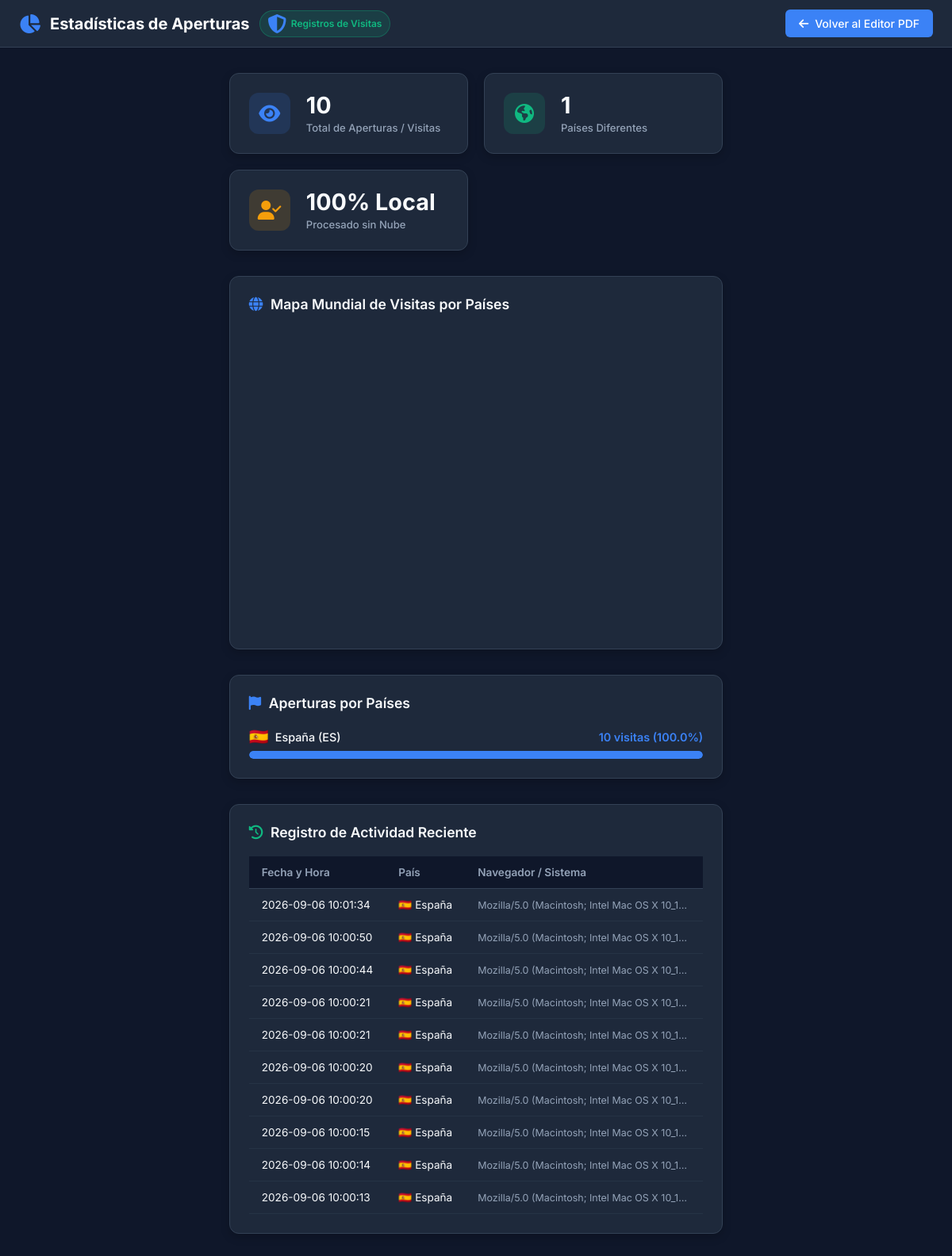
/stats, run on an earlier commit of the app's database.
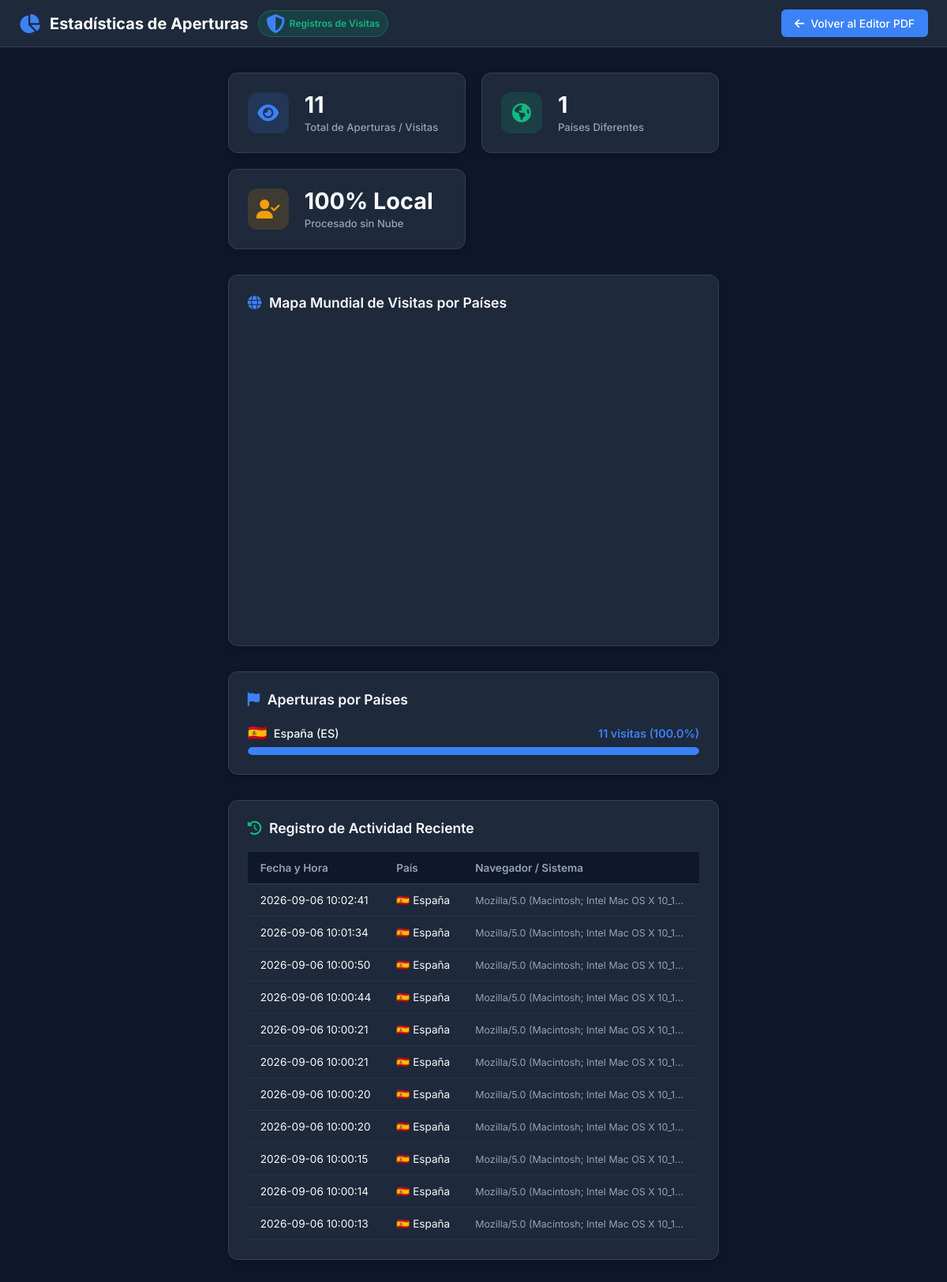
And on a later commit of the database.
### tables this page shows
CREATE TABLE visits (
            id INTEGER PRIMARY KEY AUTOINCREMENT,
            ip_address TEXT,
            country TEXT,
            country_code TEXT,
            user_agent TEXT,
            created_at DATETIME DEFAULT CURRENT_TIMESTAMP
        );

### app.py (the view)
@app.route('/estadisticas')
@app.route('/stats')
def stats():
    stats_data = get_full_stats()
    return render_template('stats.html', stats=stats_data)

### app.py (called while the page is built)
def country_code_to_flag(code):
    if not code or len(code) != 2:
        return '🌐'
    try:
        return chr(ord(code[0].upper()) + 127397) + chr(ord(code[1].upper()) + 127397)
    except Exception:
        return '🌐'

### templates/stats.html (shortened to what this page needs)
<!DOCTYPE html>
<html lang="es">
<head>
    <link rel="stylesheet" href="https://cdnjs.cloudflare.com/ajax/libs/font-awesome/6.5.1/css/all.min.css">
    <link rel="stylesheet" href="{{ url_for('static', filename='css/style.css') }}">
</head>
<body>
    <header class="app-header">
        <div class="logo-container">
            <i class="fas fa-chart-pie"></i>
            <span>Estadísticas de Aperturas</span>
            <span class="badge-local">
                <i class="fas fa-shield-alt"></i> Registros de Visitas
            </span>
        </div>
        <div class="header-actions">
            <a href="/" class="btn btn-primary" style="text-decoration: none;">
                <i class="fas fa-arrow-left"></i> Volver al Editor PDF
            </a>
        </div>
    </header>
    <div class="stats-container">
        <div class="stats-grid-kpi">
            <div class="kpi-card">
                <div class="kpi-icon">
                    <i class="fas fa-eye"></i>
                </div>
                <div>
                    <div class="kpi-value">{{ stats.total_visits }}</div>
                    <div class="kpi-label">Total de Aperturas / Visitas</div>
                </div>
            </div>
            <div class="kpi-card">
                <div class="kpi-icon" style="background-color: rgba(16, 185, 129, 0.15); color: var(--accent-success);">
                    <i class="fas fa-globe-americas"></i>
                </div>
                <div>
                    <div class="kpi-value">{{ stats.total_countries }}</div>
                    <div class="kpi-label">Países Diferentes</div>
                </div>
            </div>
            <div class="kpi-card">
                <div class="kpi-icon" style="background-color: rgba(245, 158, 11, 0.15); color: var(--accent-warning);">
                    <i class="fas fa-user-check"></i>
                </div>
                <div>
                    <div class="kpi-value">100% Local</div>
                    <div class="kpi-label">Procesado sin Nube</div>
                </div>
            </div>
        </div>
        <div class="stats-section">
            <div class="section-title">
                <i class="fas fa-globe" style="color: var(--accent-primary);"></i>
                Mapa Mundial de Visitas por Países
            </div>
            <div id="world-map-container" style="width: 100%; min-height: 380px; border-radius: 8px; overflow: hidden;"></div>
        </div>
        <div class="stats-section">
            <div class="section-title">
                <i class="fas fa-flag" style="color: var(--accent-primary);"></i>
                Aperturas por Países
            </div>
            {% if stats.by_country %}
            <div class="country-list">
                {% for item in stats.by_country %}
                <div class="country-item">
                    <div class="country-info">
                        <span class="country-name">
                            <span class="country-flag">{{ item.flag }}</span>
                            {{ item.country }} ({{ item.country_code }})
                        </span>
                        <span class="country-count">
                            {{ item.count }} visitas ({{ item.percentage }}%)
                        </span>
                    </div>
                    <div class="progress-bar-bg">
                        <div class="progress-bar-fill" style="width: {{ item.percentage }}%;"></div>
                    </div>
                </div>
                {% endfor %}
            </div>
            {% else %}
            <p style="color: var(--text-muted); font-size: 0.9rem;">No hay registros de países aún.</p>
            {% endif %}
        </div>
        <div class="stats-section">
            <div class="section-title">
                <i class="fas fa-history" style="color: var(--accent-success);"></i>
                Registro de Actividad Reciente
            </div>
            <div class="table-responsive">
                <table class="recent-table">
                    <thead>
                        <tr>
                            <th>Fecha y Hora</th>
                            <th>País</th>
                            <th>Navegador / Sistema</th>
                        </tr>
                    </thead>
                    <tbody>
                        {% if stats.recent_visits %}
                        {% for visit in stats.recent_visits %}
                        <tr>
                            <td>{{ visit.created_at }}</td>
                            <td>{{ visit.flag }} {{ visit.country }}</td>
                            <td style="color: var(--text-muted); font-size: 0.78rem; max-width: 300px; text-overflow: ellipsis; overflow: hidden; white-space: nowrap;">
                                {{ visit.user_agent }}
                            </td>
                        </tr>
                        {% endfor %}
                        {% else %}
                        <tr>
                            <td colspan="3" style="text-align: center; color: var(--text-muted);">No hay registros recientes.</td>
                        </tr>
                        {% endif %}
                    </tbody>
                </table>
            </div>
        </div>
    </div>
</body>
</html>

### static/css/style.css (style rules this page uses)
:root { --bg-main: #0f172a; --bg-card: #1e293b; --bg-sidebar: #1e293b; --border-color: #334155; --accent-primary: #3b82f6; --accent-primary-hover: #2563eb; --accent-success: #10b981; --accent-danger: #ef4444; --accent-warning: #f59e0b; --text-main: #f8fafc; --text-muted: #94a3b8; --canvas-shadow: 0 10px 25px -5px rgba(0, 0, 0, 0.5); }
* { box-sizing: border-box; margin: 0; padding: 0; }
body { font-family: 'Inter', system-ui, -apple-system, BlinkMacSystemFont, "Segoe UI", Roboto, sans-serif; background-color: var(--bg-main); color: var(--text-main); min-height: 100vh; display: flex; flex-direction: column; overflow-x: hidden; }
.app-header { position: sticky; top: 0; background-color: var(--bg-card); border-bottom: 1px solid var(--border-color); padding: 0.75rem 1.5rem; display: flex; justify-content: space-between; align-items: center; z-index: 100; width: 100%; }
.logo-container { display: flex; align-items: center; gap: 0.75rem; font-weight: 700; font-size: 1.25rem; color: #ffffff; }
.logo-container i { color: var(--accent-primary); font-size: 1.5rem; }
.badge-local { background-color: rgba(16, 185, 129, 0.15); color: var(--accent-success); border: 1px solid rgba(16, 185, 129, 0.3); padding: 0.25rem 0.6rem; border-radius: 20px; font-size: 0.75rem; font-weight: 600; display: flex; align-items: center; gap: 0.35rem; }
.header-actions { display: flex; align-items: center; gap: 0.75rem; }
.btn { display: inline-flex; align-items: center; justify-content: center; gap: 0.5rem; padding: 0.5rem 1rem; font-size: 0.875rem; font-weight: 500; border-radius: 6px; border: 1px solid transparent; cursor: pointer; transition: all 0.2s ease; color: var(--text-main); background-color: var(--bg-card); }
.btn-primary { background-color: var(--accent-primary); color: #ffffff; }

### templates/stats.html (style rules this page uses)
body { overflow-y: auto !important; }
.stats-container { max-width: 1100px; margin: 0 auto; padding: 2rem 1.5rem; display: flex; flex-direction: column; gap: 2rem; }
.stats-grid-kpi { display: grid; grid-template-columns: repeat(auto-fit, minmax(220px, 1fr)); gap: 1.25rem; }
.kpi-card { background-color: var(--bg-card); border: 1px solid var(--border-color); border-radius: 12px; padding: 1.5rem; display: flex; align-items: center; gap: 1.25rem; box-shadow: 0 4px 12px rgba(0, 0, 0, 0.2); }
.kpi-icon { width: 52px; height: 52px; border-radius: 12px; background-color: rgba(59, 130, 246, 0.15); color: var(--accent-primary); display: flex; align-items: center; justify-content: center; font-size: 1.5rem; }
.kpi-value { font-size: 1.8rem; font-weight: 700; color: var(--text-main); line-height: 1.1; }
.kpi-label { font-size: 0.82rem; color: var(--text-muted); margin-top: 0.25rem; font-weight: 500; }
.stats-section { background-color: var(--bg-card); border: 1px solid var(--border-color); border-radius: 12px; padding: 1.5rem; box-shadow: 0 4px 12px rgba(0, 0, 0, 0.2); }
.section-title { font-size: 1.1rem; font-weight: 600; margin-bottom: 1.25rem; display: flex; align-items: center; gap: 0.6rem; color: var(--text-main); }
.country-list { display: flex; flex-direction: column; gap: 1rem; }
.country-item { display: flex; flex-direction: column; gap: 0.4rem; }
.country-info { display: flex; justify-content: space-between; align-items: center; font-size: 0.9rem; }
.country-name { display: flex; align-items: center; gap: 0.5rem; font-weight: 500; }
.country-flag { font-size: 1.25rem; }
.country-count { font-weight: 600; color: var(--accent-primary); }
.progress-bar-bg { height: 10px; background-color: #0f172a; border-radius: 5px; overflow: hidden; }
.progress-bar-fill { height: 100%; background-color: var(--accent-primary); border-radius: 5px; transition: width 0.5s ease; }
.recent-table { width: 100%; border-collapse: collapse; font-size: 0.85rem; text-align: left; }
.recent-table th { padding: 0.75rem 1rem; border-bottom: 1px solid var(--border-color); color: var(--text-muted); font-weight: 600; background-color: #0f172a; }
.recent-table td { padding: 0.75rem 1rem; border-bottom: 1px solid rgba(51, 65, 85, 0.4); color: var(--text-main); }
.table-responsive { overflow-x: auto; }

What changed in the data, as far as the page shows it:
added visits: created_at "2026-09-06 10:02:41", flag "🇪🇸", country "España", user_agent "Mozilla/5.0 (Macintosh; Intel Mac OS X 10_1…"
Also different on the page:
{{ stats.total_visits }}: "10" → "11"
new list line: "🇪🇸 España ( ES ) 11 visitas ( 100.0 %)"
list line gone: "🇪🇸 España ( ES ) 10 visitas ( 100.0 %)"
